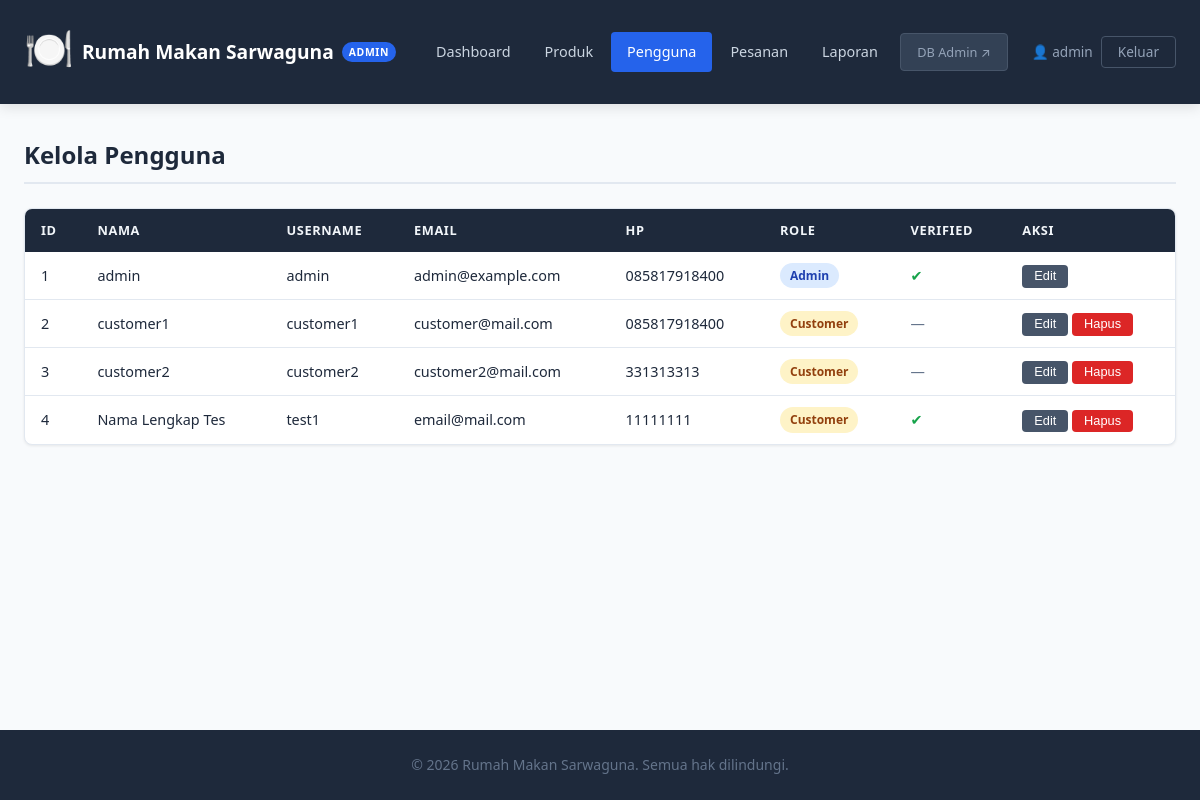
Screenshot of /account/manage-users.php (signed in) with the database file from the repository.
### tables this page shows
CREATE TABLE `users` (
  `id` int(11) NOT NULL,
  `role` enum('customer','admin') NOT NULL DEFAULT 'customer',
  `name` varchar(100) NOT NULL,
  `username` varchar(50) NOT NULL,
  `password` varchar(255) NOT NULL,
  `email` varchar(100) DEFAULT NULL,
  `address` text DEFAULT NULL,
  `phone` varchar(20) NOT NULL,
  `verified` tinyint(1) NOT NULL DEFAULT 0,
  `deleted` tinyint(1) NOT NULL DEFAULT 0,
  `created_at` timestamp NOT NULL DEFAULT current_timestamp()
);

### account/includes/config.php (called while the page is built, shortened)
<?php
function getDB() {
    static $conn = null;
    if ($conn === null) {
        $conn = new mysqli(DB_HOST, DB_USER, DB_PASS, DB_NAME);
        $conn->set_charset('utf8mb4');
    }
    return $conn;
}
function getCurrentUser() {
    $conn = getDB();
    $stmt = $conn->prepare("SELECT * FROM users WHERE id = ? AND deleted = 0");
    $stmt->bind_param("i", $_SESSION['user_id']);
    $stmt->execute();
    return $stmt->get_result()->fetch_assoc();
}

### account/includes/functions.php (called while the page is built, shortened)
<?php
require_once 'config.php';
function getUsers($role = null) {
    $conn = getDB();
    $sql = "SELECT id, role, name, username, email, phone, address, verified, deleted, created_at FROM users WHERE deleted = 0";
    if ($role) {
        $sql .= " AND role = ?";
        $stmt = $conn->prepare($sql);
        $stmt->bind_param("s", $role);
    } else {
        $stmt = $conn->prepare($sql);
    }
    $stmt->execute();
    return $stmt->get_result()->fetch_all(MYSQLI_ASSOC);
}
?>

### account/manage-users.php (the view, shortened to what this page needs)
<?php
require_once 'includes/config.php';
require_once 'includes/functions.php';
$user    = getCurrentUser();
$users = getUsers();
?>
<!DOCTYPE html>
<html lang="id">
<head>
    <link rel="stylesheet" href="../assets/css/style.css">
</head>
<body>
<?php include 'includes/nav_admin.php'; ?>
<main>
    <section class="section">
        <div class="container">
            <h2 class="section-title">Kelola Pengguna</h2>
            <div class="card">
                <div class="table-wrapper">
                    <table class="data-table">
                        <thead>
                            <tr>
                                <th>ID</th>
                                <th>Nama</th>
                                <th>Username</th>
                                <th>Email</th>
                                <th>HP</th>
                                <th>Role</th>
                                <th>Verified</th>
                                <th>Aksi</th>
                            </tr>
                        </thead>
                        <tbody>
                            <?php foreach ($users as $u): ?>
                                <tr>
                                    <td><?= $u['id'] ?></td>
                                    <td><?= htmlspecialchars($u['name']) ?></td>
                                    <td><?= htmlspecialchars($u['username']) ?></td>
                                    <td><?= htmlspecialchars($u['email'] ?? '—') ?></td>
                                    <td><?= htmlspecialchars($u['phone'] ?? '—') ?></td>
                                    <td><span class="badge badge--<?= $u['role'] === 'admin' ? 'processing' : 'pending' ?>"><?= ucfirst($u['role']) ?></span></td>
                                    <td><?= $u['verified'] ? '<span class="text-success">✔</span>' : '<span class="text-muted">—</span>' ?></td>
                                    <td class="td-actions">
                                        <button class="btn btn-secondary btn-sm"
                                                onclick="editUser(<?= htmlspecialchars(json_encode($u)) ?>)">Edit</button>
                                        <?php if ($u['id'] != $user['id']): ?>
                                            <form method="POST" style="display:inline">
                                                <button type="submit" class="btn btn-danger btn-sm"
                                                        onclick="return confirm('Hapus pengguna ini?')">Hapus</button>
                                            </form>
                                        <?php endif; ?>
                                    </td>
                                </tr>
                            <?php endforeach; ?>
                        </tbody>
                    </table>
                </div>
            </div>
        </div>
    </section>
</main>
<?php include 'includes/footer.php'; ?>
</body>
</html>

### account/includes/nav_admin.php
<header class="header">
    <div class="container">
        <div class="header-content">
            <div class="brand">
                <span class="brand-icon">🍽️</span>
                <span class="brand-name"><?= SITE_NAME ?></span>
                <span class="role-badge role-badge--admin">Admin</span>
            </div>
            <nav class="nav">
                <a href="admin.php" <?= basename($_SERVER['PHP_SELF']) === 'admin.php' ? 'class="active"' : '' ?>>Dashboard</a>
                <a href="manage-products.php" <?= basename($_SERVER['PHP_SELF']) === 'manage-products.php' ? 'class="active"' : '' ?>>Produk</a>
                <a href="manage-users.php" <?= basename($_SERVER['PHP_SELF']) === 'manage-users.php' ? 'class="active"' : '' ?>>Pengguna</a>
                <a href="orders-admin.php" <?= basename($_SERVER['PHP_SELF']) === 'orders-admin.php' ? 'class="active"' : '' ?>>Pesanan</a>
                <a href="reports.php" <?= basename($_SERVER['PHP_SELF']) === 'reports.php' ? 'class="active"' : '' ?>>Laporan</a>
                <a href="http://localhost/phpmyadmin" target="_blank" class="btn-db">DB Admin ↗</a>
            </nav>
            <div class="header-user">
                <span>👤 <?= htmlspecialchars($user['name']) ?></span>
                <a href="logout.php" class="btn-logout">Keluar</a>
            </div>
        </div>
    </div>
</header>

### rows the page displays
users: name "admin", id "1", username "admin", email "admin@example.com", phone "085817918400", role "Admin"
users: id "2", name "customer1", username "customer1", email "customer@mail.com", phone "085817918400", role "Customer"
users: id "3", name "customer2", username "customer2", email "customer2@mail.com", phone "331313313", role "Customer"
users: id "4", name "Nama Lengkap Tes", username "test1", email "email@mail.com", phone "11111111", role "Customer"

### other values shown
SITE_NAME "Rumah Makan Sarwaguna"
